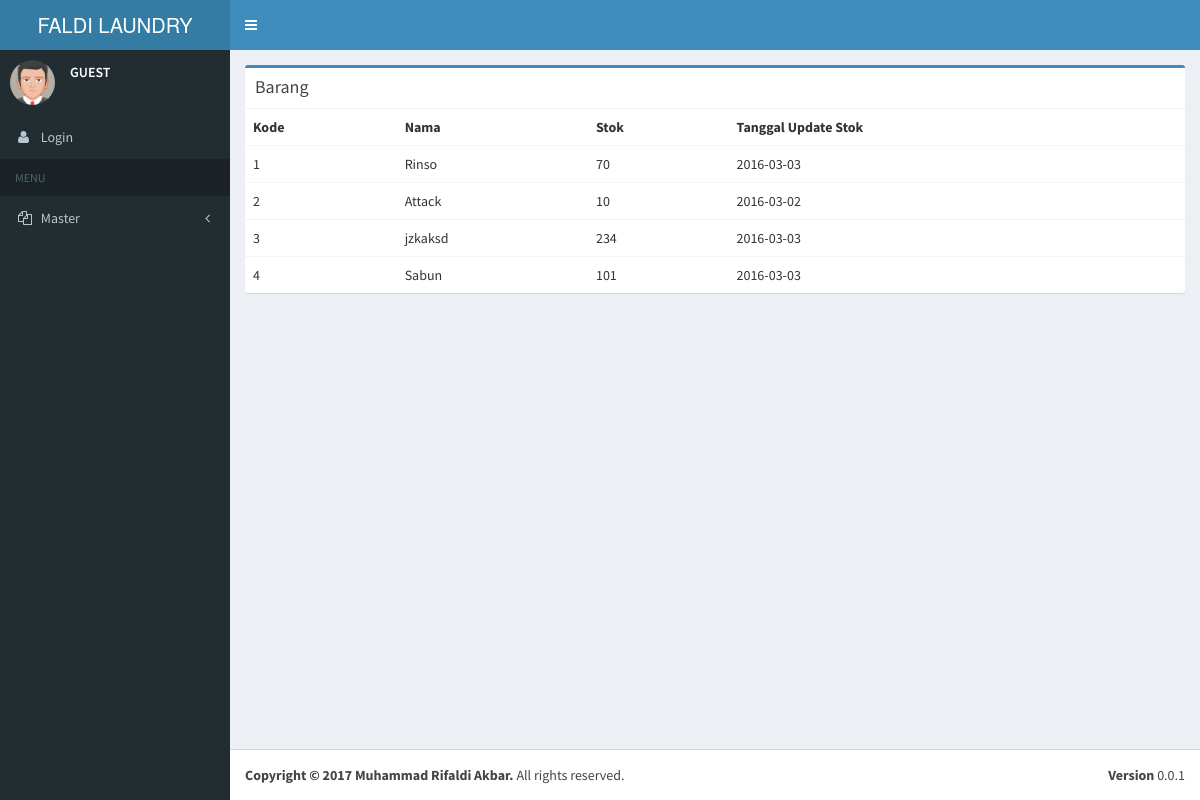
/Aplikasi/laundry/index.php?pages=barang, run on the app's committed database.
### tables this page shows
CREATE TABLE `barang` (
  `KodeBarang` int(5) NOT NULL,
  `NmBarang` varchar(50) NOT NULL,
  `Stok` int(10) NOT NULL,
  `TglUpdateStok` date NOT NULL
);

### Aplikasi/laundry/pages/barang.php (the view, shortened to what this page needs)
<div class="row">
            <div class="col-xs-12">
              <div class="box box-primary">
                <div class="box-header">
                  <h3 class="box-title">Barang</h3>
                </div>
                <div class="box-body table-responsive no-padding">
                  <table class="table table-hover">
                    <tr>
                      <th>Kode</th>
                      <th>Nama</th>
                      <th>Stok</th>
                      <th>Tanggal Update Stok</th>
                    </tr>
                    <?php
					include('koneksi.php');
					$query = mysqli_query($connection, 'SELECT * FROM barang');
					if($query)
					{
						while($row = mysqli_fetch_row($query))
						{
							?>
							<tr>
							<td><?php echo $row[0]; ?></td>
							<td><?php echo $row[1]; ?></td>
							<td><?php echo $row[2]; ?></td>
							<td><?php echo $row[3]; ?></td>
							</tr>
							<?php
						}
					}
					?>
                  </table>
                </div>
              </div>
            </div>
          </div>

### Aplikasi/laundry/index.php (shortened to what this page needs)
<!DOCTYPE html>
<html>
  <head>
    <link rel="stylesheet" href="bootstrap/css/bootstrap.min.css">
    <link rel="stylesheet" href="bootstrap/css/font-awesome.min.css">
    <link rel="stylesheet" href="bootstrap/css/ionicons.min.css">
    <link rel="stylesheet" href="plugins/jvectormap/jquery-jvectormap-1.2.2.css">
    <link rel="stylesheet" href="dist/css/AdminLTE.min.css">
	<link rel="stylesheet" href="plugins/select2/select2.min.css">
    <link rel="stylesheet" href="dist/css/skins/_all-skins.min.css">
  </head>
  <body class="hold-transition skin-blue sidebar-mini">
    <div class="wrapper">
      <header class="main-header">
        <a href="index.php" class="logo">
          <span class="logo-lg">FALDI LAUNDRY</span>
        </a>
        <nav class="navbar navbar-static-top" role="navigation">
          <a href="#" class="sidebar-toggle" data-toggle="offcanvas" role="button">
          </a>
        </nav>
      </header>
		<?php include("pages/sidebar.php"); ?>
      <div class="content-wrapper">
        <section class="content">
          <?php
		  if(!isset($_GET['pages']))
		  {
		  }
		  elseif($_GET['pages'] == 'login')
		  {
			  include('pages/login.php');
		  }
		  elseif($_GET['pages'] == 'karyawan')
		  {
			  include('pages/karyawan.php');
		  }
		  elseif($_GET['pages'] == 'konsumen')
		  {
			  include('pages/konsumen.php');
		  }
		  elseif($_GET['pages'] == 'supplier')
		  {
			  include('pages/supplier.php');
		  }
		  elseif($_GET['pages'] == 'barang')
		  {
			  include('pages/barang.php');
		  }
		  elseif($_GET['pages'] == 'tarif')
		  {
			  include('pages/tarif.php');
		  }
		  elseif($_GET['pages'] == 'jenis')
		  {
			  include('pages/jenis.php');
		  }
		  elseif($_GET['pages'] == 'pembelian')
		  {
			  include('pages/pembelian.php');
		  }
		  elseif($_GET['pages'] == 'transaksi')
		  {
			  include('pages/transaksi.php');
		  }
		  elseif($_GET['pages'] == 'rincianpembelian')
		  {
			  include('pages/rincianpembelian.php');
		  }
		  elseif($_GET['pages'] == 'rinciantransaksi')
		  {
			  include('pages/rinciantransaksi.php');
		  }
		  elseif($_GET['pages'] == 'pemakaian')
		  {
			  include('pages/pemakaian.php');
		  }
		  elseif($_GET['pages'] == 'tambahkaryawan')
		  {
			  include('pages/tambahkaryawan.php');
		  }
		  elseif($_GET['pages'] == 'hapuskaryawan')
		  {
			  include('pages/pilihhapuskaryawan.php');
		  }
		  elseif($_GET['pages'] == 'updatekaryawan')
		  {
			  include('pages/pilihupdatekaryawan.php');
		  }
		  elseif($_GET['pages'] == 'formupdatekaryawan')
		  {
			  include('pages/formupdatekaryawan.php');
		  }
		  elseif($_GET['pages'] == 'tambahsupplier')
		  {
			  include('pages/tambahsupplier.php');
		  }
		  elseif($_GET['pages'] == 'formupdatesupplier')
		  {
			  include('pages/formupdatesupplier.php');
		  }
		  elseif($_GET['pages'] == 'updatesupplier')
		  {
			  include('pages/pilihupdatesupplier.php');
		  }
		  elseif($_GET['pages'] == 'hapussupplier')
		  {
			  include('pages/pilihhapussupplier.php');
		  }
		  elseif($_GET['pages'] == 'tambahkonsumen')
		  {
			  include('pages/tambahkonsumen.php');
		  }
		  elseif($_GET['pages'] == 'formupdatekonsumen')
		  {
			  include('pages/formupdatekonsumen.php');
		  }
		  elseif($_GET['pages'] == 'updatekonsumen')
		  {
			  include('pages/pilihupdatekonsumen.php');
		  }
		  elseif($_GET['pages'] == 'hapuskonsumen')
		  {
			  include('pages/pilihhapuskonsumen.php');
		  }
		  elseif($_GET['pages'] == 'tambahtarif')
		  {
		  include('pages/tambahtarif.php');
		  }
		  elseif($_GET['pages'] == 'formupdatetarif')
		  {
			  include('pages/formupdatetarif.php');
		  }
		  elseif($_GET['pages'] == 'updatetarif')
		  {
			  include('pages/pilihupdatetarif.php');
		  }
		  elseif($_GET['pages'] == 'hapustarif')
		  {
			  include('pages/pilihhapustarif.php');
		  }
		  elseif($_GET['pages'] == 'tambahjenis')
		  {
		  include('pages/tambahjenis.php');
		  }
		  elseif($_GET['pages'] == 'formupdatejenis')
		  {
			  include('pages/formupdatejenis.php');
		  }
		  elseif($_GET['pages'] == 'updatejenis')
		  {
			  include('pages/pilihupdatejenis.php');
		  }
		  elseif($_GET['pages'] == 'hapusjenis')
		  {
			  include('pages/pilihhapusjenis.php');
		  }
		  ?>
        </section>
      </div>
      <footer class="main-footer">
        <div class="pull-right hidden-xs">
          <b>Version</b> 0.0.1
        </div>
        <strong>Copyright &copy; <?php echo date("Y"); ?> Muhammad Rifaldi Akbar.</strong> All rights reserved.
      </footer>
    </div>
  </body>
</html>

### Aplikasi/laundry/pages/sidebar.php (shortened to what this page needs)
<aside class="main-sidebar">
     <section class="sidebar">
       <div class="user-panel">
         <div class="pull-left image">
           <img src="dist/img/avatar5.png" class="img-circle" alt="User Image">
         </div>
         <div class="pull-left info">
           <p><?php if(isset($_SESSION['username'])) {echo strtoupper($_SESSION['username']);}else{echo strtoupper('Guest');} ?></p>
         </div>
       </div>
       <ul class="sidebar-menu">
 <?php
 if(!isset($_SESSION['username']))
 {
 echo '<li><a href="?pages=login"><i class="fa fa-user"></i> <span>Login</span></a></li>';
 }
 else
 {
 echo '<li><a href="pages/logout.php"><i class="fa fa-power-off"></i> <span>Logout</span></a></li>';
 }
 ?>
         <li class="header">MENU</li>
         <li class="treeview">
           <a href="#">
             <i class="fa fa-files-o"></i>
             <span>Master</span>
	<i class="fa fa-angle-left pull-right"></i>
           </a>
         </li>
       </ul>
     </section>
   </aside>

### data on the page
barang: KodeBarang "1", NmBarang "Rinso", Stok "70", TglUpdateStok "2016-03-03"
barang: KodeBarang "2", NmBarang "Attack", Stok "10", TglUpdateStok "2016-03-02"
barang: KodeBarang "3", NmBarang "jzkaksd", Stok "234", TglUpdateStok "2016-03-03"
barang: KodeBarang "4", NmBarang "Sabun", Stok "101", TglUpdateStok "2016-03-03"
